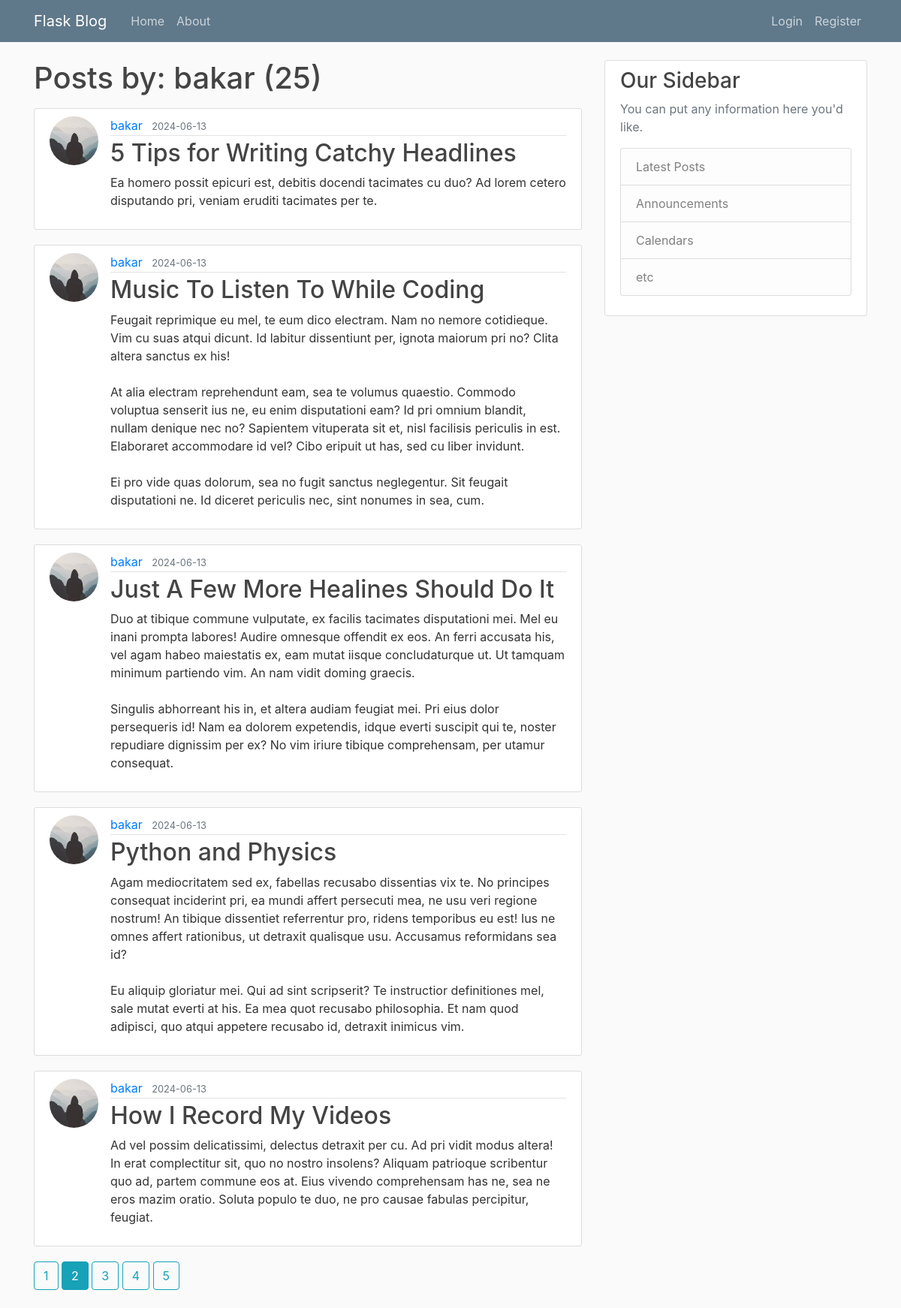
Page /user/bakar?page=2 on the committed database.
### flaskblog/models.py (models this page shows, shortened)
class User(db.Model, UserMixin):
    id = db.Column(db.Integer, primary_key=True)
    username = db.Column(db.String(20), unique=True, nullable=False)
    email = db.Column(db.String(120), unique=True, nullable=False)
    image_file = db.Column(db.String(20), nullable=False, default='default.jpg')
    password = db.Column(db.String(60), nullable=False)
    posts = db.relationship('Post', backref='author', lazy=True)

class Post(db.Model):
    id = db.Column(db.Integer, primary_key = True)
    title = db.Column(db.String(100), nullable=False)
    date_posted = db.Column(db.DateTime, nullable=False, default=datetime.now)
    content = db.Column(db.Text, nullable=False)
    author_id = db.Column(db.Integer, db.ForeignKey('user.id'), nullable=False)

### flaskblog/users/routes.py (the view)
@users.route("/user/<string:username>")
def user_posts(username):
    page = request.args.get('page', 1, type=int)
    user = User.query.filter_by(username=username).first_or_404()
    posts = Post.query.filter_by(author=user).order_by(Post.date_posted.desc()).paginate(per_page=5, page=page)
    return render_template('user_posts.html', posts=posts, user=user)

### flaskblog/templates/user_posts.html
{% extends "layout.html" %}
{% block content %}
    <h1 class="mb-3">Posts by: {{ user.username }} ({{posts.total}})</h1>
    {% for post in posts.items %}
        <article class="media content-section">
          <img class="rounded-circle article-img" src="{{ url_for('static', filename='profile_pics/' + post.author.image_file)}}">
          <div class="media-body">
            <div class="article-metadata">
              <a class="mr-2" href="{{url_for('users.user_posts', username=post.author.username)}}">{{ post.author.username }}</a>
              <small class="text-muted">{{ post.date_posted.strftime('%Y-%m-%d') }}</small>
            </div>
            <h2><a class="article-title" href="{{ url_for('posts.post', post_id=post.id)}}">{{ post.title }}</a></h2>
            <p class="article-content">{{ post.content }}</p>
          </div>
        </article>
    {% endfor %}
    {% for page_num in posts.iter_pages(left_edge=1, right_edge=1, left_current=1, right_current=2) %}
        {% if page_num %}
          {% if posts.page == page_num %}
            <a href="{{url_for('users.user_posts', username=user.username, page=page_num)}}" class="btn btn-info mb-4">{{page_num}}</a>
          {% else %}
          <a href="{{url_for('users.user_posts', username=user.username, page=page_num)}}" class="btn btn-outline-info mb-4">{{page_num}}</a>
          {% endif %}
        {% else %}
        ...
        {% endif%}
    {% endfor %}
{% endblock content %}

### flaskblog/static/css/main.css (style rules this page uses)
body { background: #fafafa; color: #333333; margin-top: 5rem; }
h1, h2, h3, h4, h5, h6 { color: #444444; }
.content-section { background: #ffffff; padding: 10px 20px; border: 1px solid #dddddd; border-radius: 3px; margin-bottom: 20px; }
.article-title { color: #444444; }
.article-content { white-space: pre-line; }
.article-img { height: 65px; width: 65px; margin-right: 16px; }
.article-metadata { padding-bottom: 1px; margin-bottom: 4px; border-bottom: 1px solid #e3e3e3 }

### rows in the picture
User: username "bakar"
Post: image_file (picture), author.username "bakar", date_posted "2024-06-13", title "5 Tips for Writing Catchy Headlines", content "Ea homero possit epicuri est, debitis docendi tacimates cu duo? Ad lorem cetero disputando pri, veniam eruditi tacimates per te."
Post: image_file (picture), author.username "bakar", date_posted "2024-06-13", title "Music To Listen To While Coding", content "Feugait reprimique eu mel, te eum dico electram. Nam no nemore cotidieque. Vim cu suas atqui dicunt. Id labitur dissentiunt per, ignota maiorum pri no? Clita altera sanctus ex his! At alia electram reprehendunt eam, sea te volumus quaestio. Commodo voluptua senserit ius ne, eu enim disputationi eam? Id pri omnium blandit, nullam denique nec no? Sapientem vituperata sit et, nisl facilisis periculis in est. Elaboraret accommodare id vel? Cibo eripuit ut has, sed cu liber invidunt. Ei pro vide quas dolorum, sea no fugit sanctus neglegentur. Sit feugait disputationi ne. Id diceret periculis nec, sint nonumes in sea, cum."
Post: image_file (picture), author.username "bakar", date_posted "2024-06-13", title "Just A Few More Healines Should Do It", content "Duo at tibique commune vulputate, ex facilis tacimates disputationi mei. Mel eu inani prompta labores! Audire omnesque offendit ex eos. An ferri accusata his, vel agam habeo maiestatis ex, eam mutat iisque concludaturque ut. Ut tamquam minimum partiendo vim. An nam vidit doming graecis. Singulis abhorreant his in, et altera audiam feugiat mei. Pri eius dolor persequeris id! Nam ea dolorem expetendis, idque everti suscipit qui te, noster repudiare dignissim per ex? No vim iriure tibique comprehensam, per utamur consequat."
Post: image_file (picture), author.username "bakar", date_posted "2024-06-13", title "Python and Physics", content "Agam mediocritatem sed ex, fabellas recusabo dissentias vix te. No principes consequat inciderint pri, ea mundi affert persecuti mea, ne usu veri regione nostrum! An tibique dissentiet referrentur pro, ridens temporibus eu est! Ius ne omnes affert rationibus, ut detraxit qualisque usu. Accusamus reformidans sea id? Eu aliquip gloriatur mei. Qui ad sint scripserit? Te instructior definitiones mel, sale mutat everti at his. Ea mea quot recusabo philosophia. Et nam quod adipisci, quo atqui appetere recusabo id, detraxit inimicus vim."
Post: image_file (picture), author.username "bakar", date_posted "2024-06-13", title "How I Record My Videos", content "Ad vel possim delicatissimi, delectus detraxit per cu. Ad pri vidit modus altera! In erat complectitur sit, quo no nostro insolens? Aliquam patrioque scribentur quo ad, partem commune eos at. Eius vivendo comprehensam has ne, sea ne eros mazim oratio. Soluta populo te duo, ne pro causae fabulas percipitur, feugiat."

### other values in the picture
{{ posts.total }} "25"
{{ page_num }} "1" "3" "4" "5"
{{ page_num }} "2"
